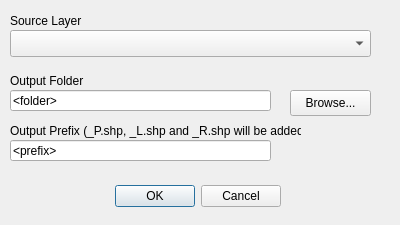
<?xml version="1.0" encoding="UTF-8"?>
<ui version="4.0">
 <class>tuflowqgis_splitMI</class>
 <widget class="QDialog" name="tuflowqgis_splitMI">
  <property name="geometry">
   <rect>
    <x>0</x>
    <y>0</y>
    <width>400</width>
    <height>225</height>
   </rect>
  </property>
  <property name="windowTitle">
   <string>Split MI File Into Shapefile</string>
  </property>
  <widget class="QDialogButtonBox" name="buttonBox">
   <property name="geometry">
    <rect>
     <x>110</x>
     <y>180</y>
     <width>171</width>
     <height>32</height>
    </rect>
   </property>
   <property name="orientation">
    <enum>Qt::Horizontal</enum>
   </property>
   <property name="standardButtons">
    <set>QDialogButtonBox::Cancel|QDialogButtonBox::Ok</set>
   </property>
  </widget>
  <widget class="QLabel" name="label1">
   <property name="geometry">
    <rect>
     <x>10</x>
     <y>10</y>
     <width>108</width>
     <height>22</height>
    </rect>
   </property>
   <property name="text">
    <string>Source Layer</string>
   </property>
  </widget>
  <widget class="QComboBox" name="sourcelayer">
   <property name="geometry">
    <rect>
     <x>10</x>
     <y>30</y>
     <width>361</width>
     <height>27</height>
    </rect>
   </property>
  </widget>
  <widget class="QLabel" name="label2">
   <property name="geometry">
    <rect>
     <x>10</x>
     <y>70</y>
     <width>121</width>
     <height>22</height>
    </rect>
   </property>
   <property name="text">
    <string>Output Folder</string>
   </property>
  </widget>
  <widget class="QLineEdit" name="outfolder">
   <property name="geometry">
    <rect>
     <x>10</x>
     <y>90</y>
     <width>261</width>
     <height>21</height>
    </rect>
   </property>
   <property name="text">
    <string>&lt;folder&gt;</string>
   </property>
   <property name="readOnly">
    <bool>false</bool>
   </property>
  </widget>
  <widget class="QPushButton" name="browseoutfile">
   <property name="geometry">
    <rect>
     <x>290</x>
     <y>90</y>
     <width>81</width>
     <height>26</height>
    </rect>
   </property>
   <property name="text">
    <string>Browse...</string>
   </property>
  </widget>
  <widget class="QLabel" name="label3">
   <property name="geometry">
    <rect>
     <x>10</x>
     <y>120</y>
     <width>291</width>
     <height>22</height>
    </rect>
   </property>
   <property name="text">
    <string>Output Prefix (_P.shp, _L.shp and _R.shp will be added)</string>
   </property>
  </widget>
  <widget class="QLineEdit" name="outprefix">
   <property name="geometry">
    <rect>
     <x>10</x>
     <y>140</y>
     <width>261</width>
     <height>21</height>
    </rect>
   </property>
   <property name="text">
    <string>&lt;prefix&gt;</string>
   </property>
   <property name="readOnly">
    <bool>false</bool>
   </property>
  </widget>
 </widget>
 <resources/>
 <connections/>
</ui>
